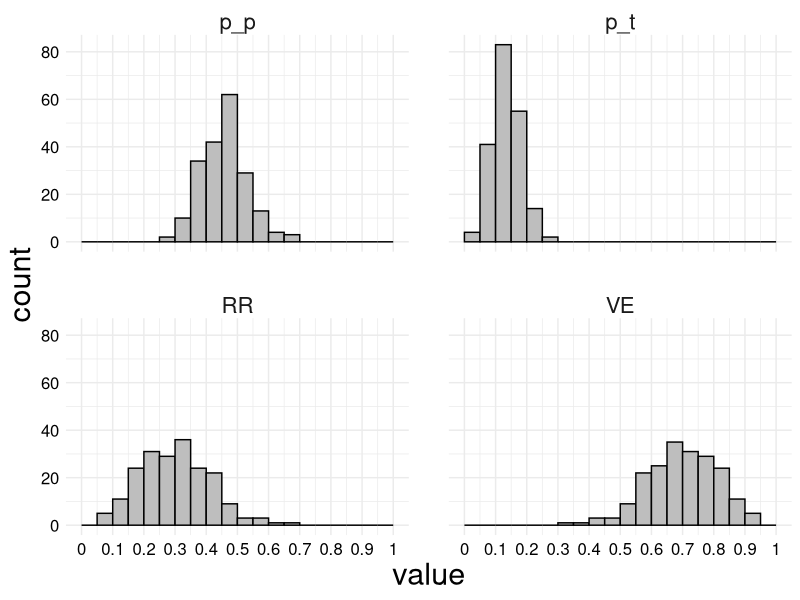
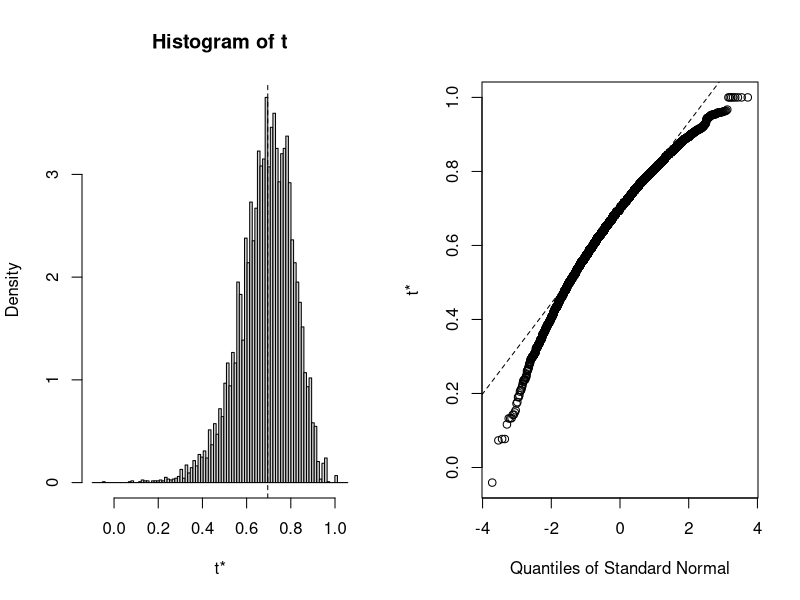

These figures' R source, in order:
## ---- chunk 1
# ggplot2 theme setup
library(ggplot2)
ggplot2::theme_set(
	ggplot2::theme_minimal() +
		ggplot2::theme(
			plot.background = ggplot2::element_rect(
				fill = "white", color = "white"
			),
			axis.text = ggplot2::element_text(size = 12, color = "black"),
			axis.title = ggplot2::element_text(size = 22),
			plot.subtitle = ggplot2::element_text(
				size = 16, hjust = 0, margin = ggplot2::margin(b = 2)
			),
			plot.title = ggplot2::element_text(
				size = 19, hjust = 0, margin = ggplot2::margin(b = 2, l = 2)
			),
			plot.caption = ggplot2::element_text(size = 14),
			strip.text = ggplot2::element_text(
				size = 16, hjust = 0.5, margin = ggplot2::margin(b = 2, t = 2)
			),
			panel.spacing = ggplot2::unit(2, "lines"),
			legend.position = "bottom",
			legend.text = ggplot2::element_text(size = 16, color = "black"),
			legend.title = ggplot2::element_text(size = 18, color = "black"),
			plot.margin = ggplot2::margin(t = 6, r = 6, b = 6, l = 6)
		)
)
## ---- chunk 2
set.seed(134122)
sim_dat <- tibble::tibble(
	# Treatment is 0 for placebo, 1 for vaccinated
	treatment = rep(c(0, 1), each = 50),
	outcome = rbinom(100, size = 1, prob = rep(c(0.4, 0.1), each = 50))
)

table(
	sim_dat$treatment,
	sim_dat$outcome,
	dnn = c("treatment", "outcome")
) |>
	addmargins()
## ---- chunk 3
set.seed(3547512)
B <- 199L
res <- matrix(nrow = B, ncol = 4)
colnames(res) <- c("p_p", "p_t", "RR", "VE")
for (i in 1:B) {
	# Sample the data indices that we should use for this sample
	idx <- sample.int(nrow(sim_dat), replace = TRUE)
	D_i <- sim_dat[idx, ]
	# Code to calculate the risk in the placebo group and the risk in the
	# treatment group
	# We could write this in a much more compact/efficient way, but I did it
	# this way for readability
	p_p <- D_i |>
		dplyr::filter(treatment == 0) |>
		dplyr::pull(outcome) |>
		mean()
	p_t <- D_i |>
		dplyr::filter(treatment == 1) |>
		dplyr::pull(outcome) |>
		mean()
	RR <- p_t / p_p
	
	# Store results in output matrix
	res[i, 1] <- p_p
	res[i, 2] <- p_t
	res[i, 3] <- RR
	res[i, 4] <- 1 - RR
}

res <- tibble::as_tibble(res)
head(res)
## ---- chunk 4
res |>
	tidyr::pivot_longer(cols = dplyr::everything()) |>
	ggplot2::ggplot() +
	ggplot2::aes(x = value) +
	ggplot2::geom_histogram(
		binwidth = 0.05,
		boundary = 0,
		color = "black",
		fill = "gray"
	) +
	ggplot2::facet_wrap(ggplot2::vars(name)) +
	ggplot2::scale_x_continuous(
		breaks = seq(0, 1, 0.1),
		minor_breaks = seq(0, 1, 0.05),
		labels = seq(0, 1, 0.1),
		limits = c(0, 1)
	)
## ---- chunk 5
sort(res$VE)[c(5, 195)]
## ---- chunk 6
quantile(res$VE, probs = c(0.025, 0.975), type = 1)
## ---- chunk 7
library(boot)
## ---- chunk 8
est_VE <- function(data, idx) {
	# Sample the data indices that we should use for this sample
	D_i <- data[idx, ]
	# Code to calculate the risk in the placebo group and the risk in the
	# treatment group
	p_p <- mean(subset(D_i, treatment == 0)$outcome)
	p_t <- mean(subset(D_i, treatment == 1)$outcome)
	RR <- p_t / p_p
	
	# Return the VE
	return(1 - RR)
}
## ---- chunk 9
set.seed(7071234)
VE_boot <- boot::boot(
	# First argument is the data frame
	data = sim_dat,
	# Second argument is the function we want to calculate on resamples
	statistic = est_VE,
	# R is the number of resamples, which I called B before
	R = 9999,
	# We want to use ordinary nonparametric bootstrap -- this is the default
	# but I wanted to emphasize it
	sim = "ordinary"
)
## ---- chunk 10
VE_boot
## ---- chunk 11
plot(VE_boot)
## ---- chunk 12
VE_ci <- boot::boot.ci(
	VE_boot, conf = 0.95,
	type = c("norm", "basic", "perc", "bca")
)
VE_ci
## ---- chunk 13
sessionInfo()
